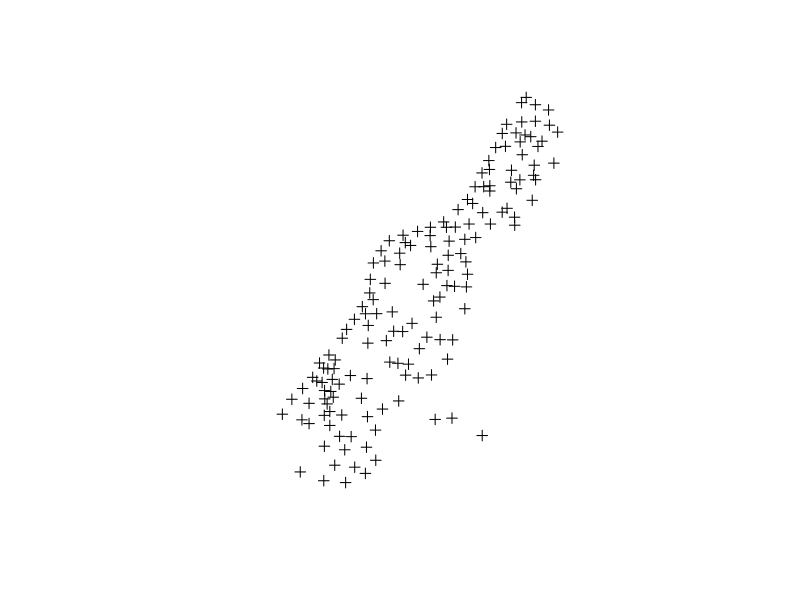
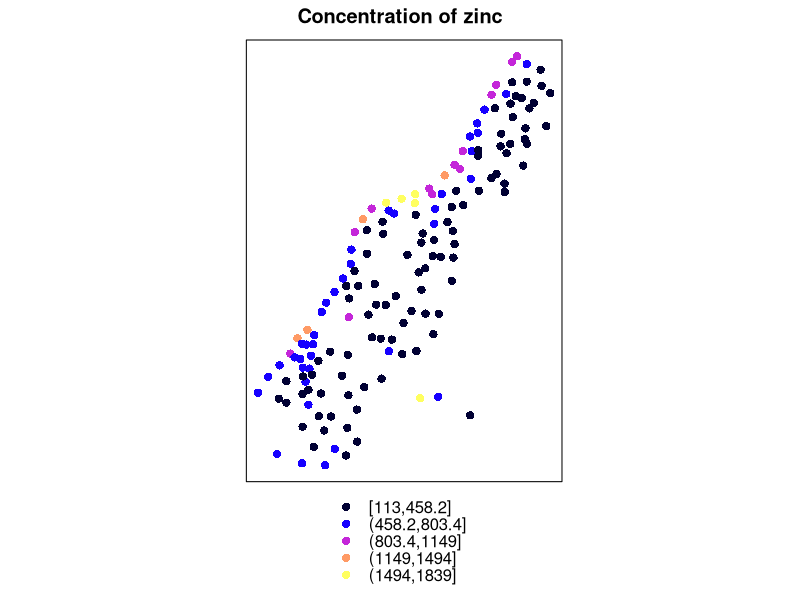
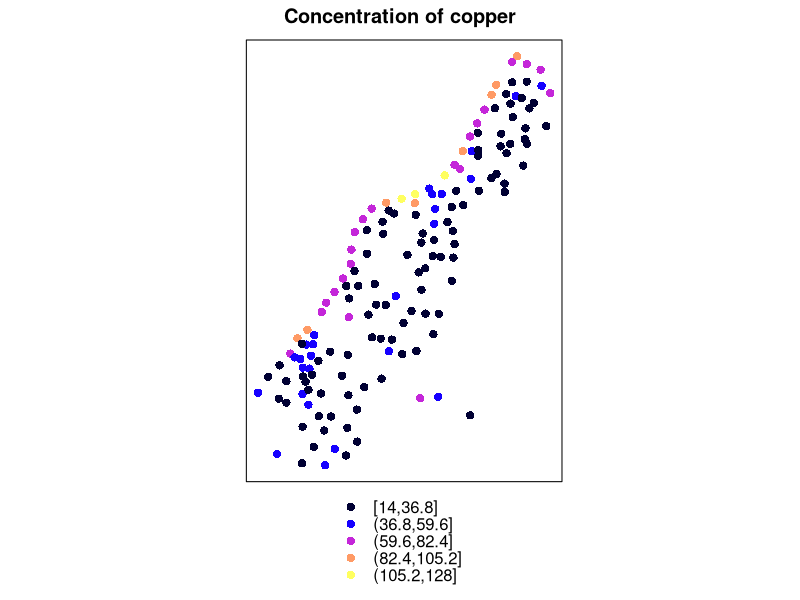
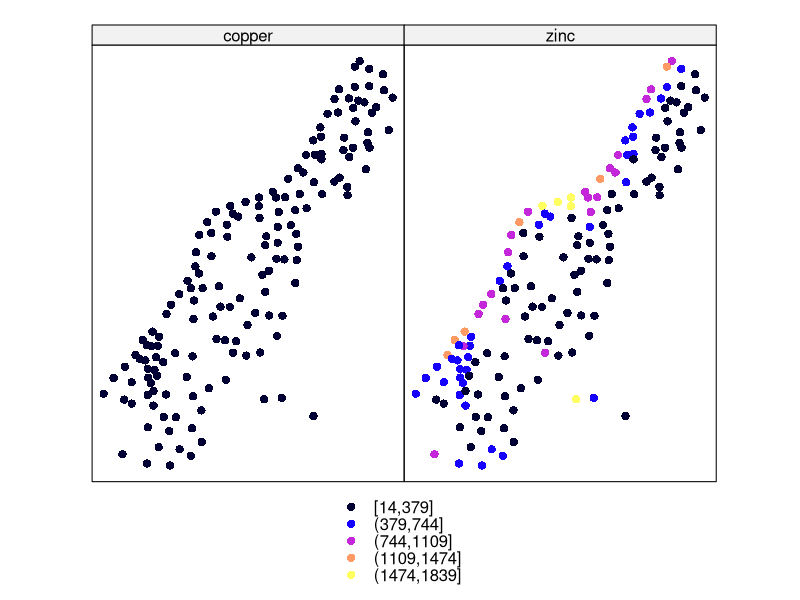
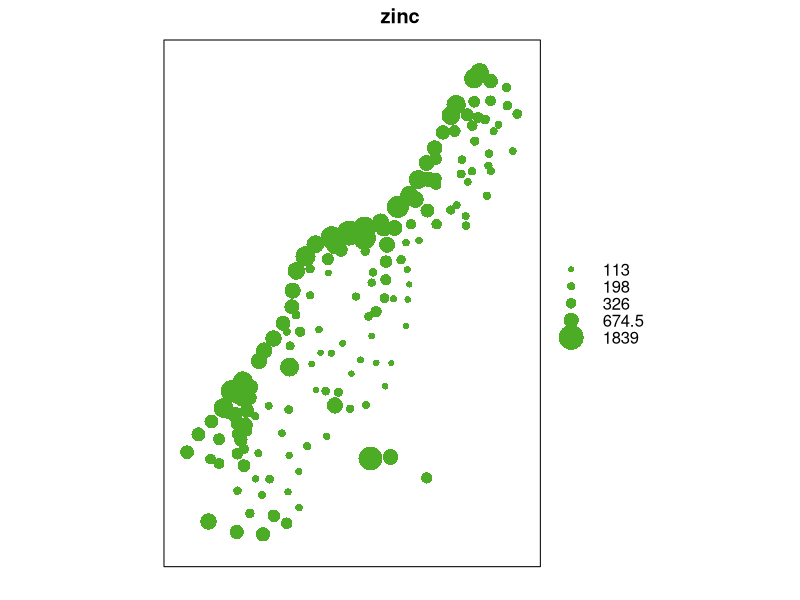
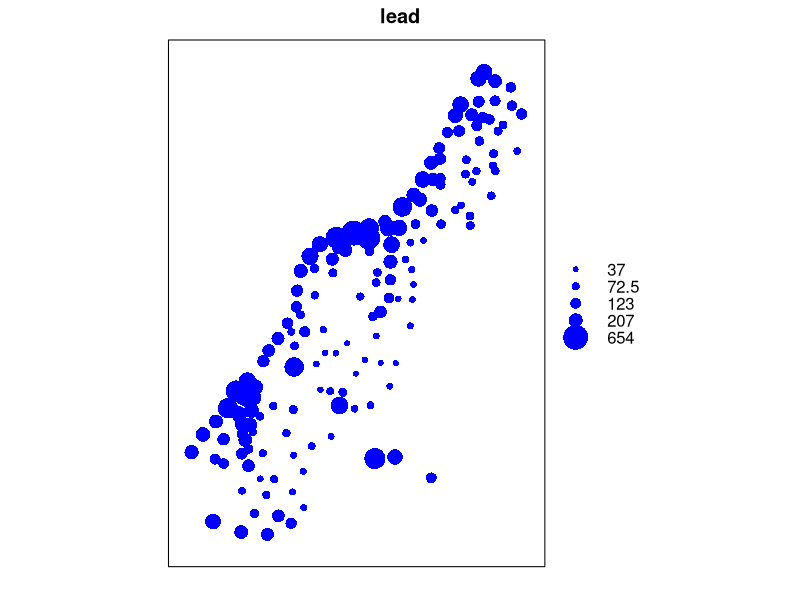

These charts were generated, in order, by the following R code:
# R spatial 

library(sp)

data(meuse)
head(meuse)

# I'm going to use coordinates of the dataset (use of ~ to group the objects)
coordinates(meuse)= ~x+y

# now that I have explained to R that I want to use coordinates, I can plot to see them in a spatial way
plot(meuse)

# use a function to see the spread of elements (zinc, lead..) in space in the dataset
spplot(meuse,"zinc",main="Concentration of zinc")

#Exercise: plot the concentration of copper
spplot(meuse,"copper",main="Concentration of copper")

#Exercise: see copper and zinc using c("...","...")
spplot(meuse,c("copper","zinc"))

#Use bubble funcion instead of colors
bubble(meuse,"zinc")

bubble(meuse,"lead", col="blue")
